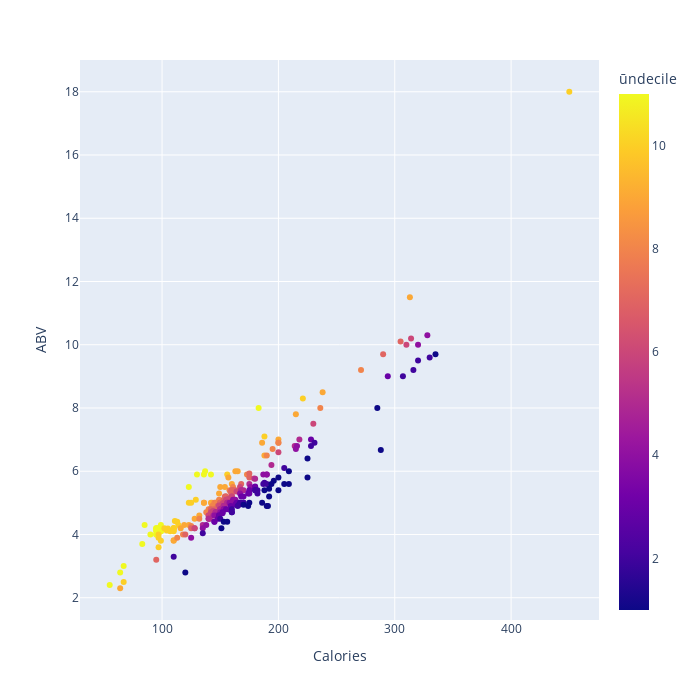

This figure's notebook cell:
### Markdown cell above
No surprise that the highest quintile APC are above where the regression line would be but that yellow dot at 18% is interesting. Also, the mass of the ratio distribution is at the lower calorie range. So maybe there is something to light beers after all - just not taste!

Quintiles nicely show the expected pattern so maybe slicing a little finer would be interesting. Deciles plus one maybe... 	ūndeciles? So the median will be in the 6th quantile. Maybe a little wacky, but fun.

### Code cell
pd.qcut(df["apc"], q=11, labels=False)
df['ūndecile'] = pd.qcut(df["apc"], q=11, labels=False)
df['ūndecile'] = df['ūndecile'] + 1  # add one because zero index not helpful here

# Now color data points by quintiles of ABV/Calories
fig = px.scatter(df, x="Calories", y="ABV",  hover_data=['Brand'], color="ūndecile",
                width=700, height=700)
fig.show()

### Figure 1 — Plotly figure (JSON) as saved in the notebook; plotly's stock layout.template omitted (floating-point values rounded to 4 significant figures; data arrays with more than 128 entries replaced by an {"elided": "..."} marker saying what was removed)
{"data": [{"customdata": {"elided": "270x1 str values"}, "hovertemplate": "Calories=%{x}<br>ABV=%{y}<br>Brand=%{customdata[0]}<br>ūndecile=%{marker.color}<extra></extra>", "legendgroup": "", "marker": {"color": {"elided": "270 int values"}, "coloraxis": "coloraxis", "symbol": "circle"}, "mode": "markers", "name": "", "orientation": "v", "showlegend": false, "type": "scatter", "x": {"elided": "270 int values"}, "xaxis": "x", "y": {"elided": "270 float values"}, "yaxis": "y"}], "layout": {"coloraxis": {"colorbar": {"title": {"text": "ūndecile"}}, "colorscale": [[0, "#0d0887"], [0.1111, "#46039f"], [0.2222, "#7201a8"], [0.3333, "#9c179e"], [0.4444, "#bd3786"], [0.5556, "#d8576b"], [0.6667, "#ed7953"], [0.7778, "#fb9f3a"], [0.8889, "#fdca26"], [1, "#f0f921"]]}, "height": 700, "legend": {"tracegroupgap": 0}, "margin": {"t": 60}, "width": 700, "xaxis": {"anchor": "y", "autorange": true, "domain": [0, 1], "range": [29.47, 475.5], "title": {"text": "Calories"}, "type": "linear"}, "yaxis": {"anchor": "x", "autorange": true, "domain": [0, 1], "range": [1.296, 19.0], "title": {"text": "ABV"}, "type": "linear"}}}
